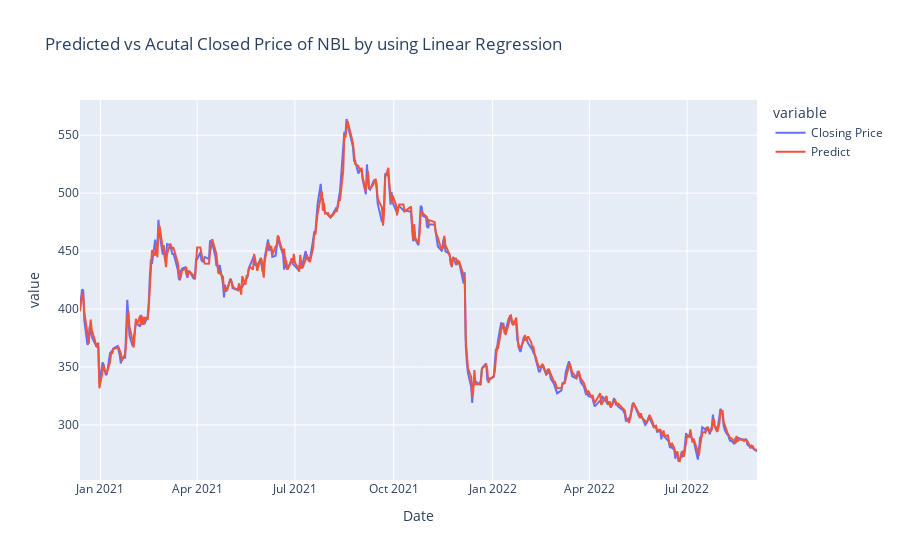

This figure's notebook cell:
### Code cell
fig=px.line(final_data[final_data['Traded Companies']=='NBL'],x='Date',y=['Closing Price','Predict'],title="Predicted vs Acutal Closed Price of NBL by using Linear Regression")
fig.show()

### Figure 1 — Plotly figure (JSON) as saved in the notebook; plotly's stock layout.template omitted (floating-point values rounded to 4 significant figures; data arrays with more than 128 entries replaced by an {"elided": "..."} marker saying what was removed)
{"data": [{"hovertemplate": "variable=Closing Price<br>Date=%{x}<br>value=%{y}<extra></extra>", "legendgroup": "Closing Price", "line": {"color": "#636efa", "dash": "solid"}, "marker": {"symbol": "circle"}, "mode": "lines", "name": "Closing Price", "orientation": "v", "showlegend": true, "type": "scatter", "x": {"elided": "425 str values"}, "xaxis": "x", "y": {"elided": "425 float values"}, "yaxis": "y"}, {"hovertemplate": "variable=Predict<br>Date=%{x}<br>value=%{y}<extra></extra>", "legendgroup": "Predict", "line": {"color": "#EF553B", "dash": "solid"}, "marker": {"symbol": "circle"}, "mode": "lines", "name": "Predict", "orientation": "v", "showlegend": true, "type": "scatter", "x": {"elided": "425 str values"}, "xaxis": "x", "y": {"elided": "425 float values"}, "yaxis": "y"}], "layout": {"legend": {"title": {"text": "variable"}, "tracegroupgap": 0}, "title": {"text": "Predicted vs Acutal Closed Price of NBL by using Linear Regression"}, "xaxis": {"anchor": "y", "domain": [0, 1], "title": {"text": "Date"}}, "yaxis": {"anchor": "x", "domain": [0, 1], "title": {"text": "value"}}}}
